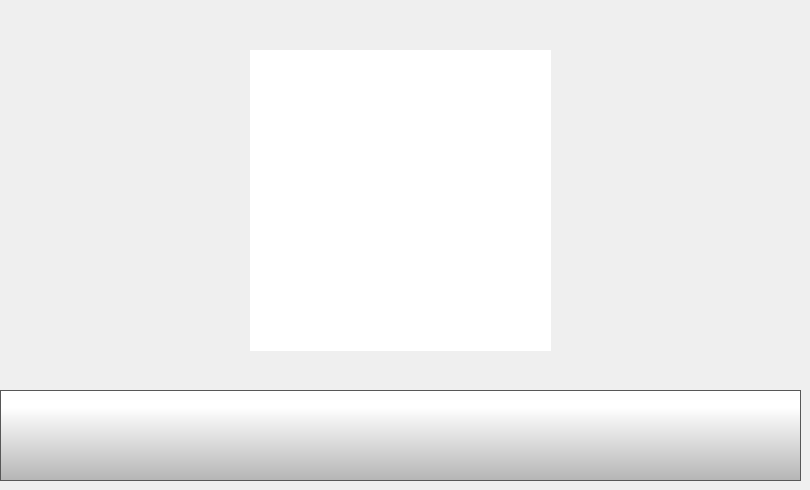
    <widget class="QWidget" name="QRCodePage">
     <widget class="QPushButton" name="QRCodeBackButton">
      <property name="geometry">
       <rect>
        <x>0</x>
        <y>390</y>
        <width>801</width>
        <height>91</height>
       </rect>
      </property>
      <property name="minimumSize">
       <size>
        <width>0</width>
        <height>0</height>
       </size>
      </property>
      <property name="font">
       <font>
        <family>Gotham Light</family>
        <pointsize>9</pointsize>
       </font>
      </property>
      <property name="styleSheet">
       <string notr="true">QPushButton {
     border: 1px solid rgb(87, 87, 87);
	background-color: qlineargradient(spread:pad, x1:0, y1:1, x2:0, y2:0.188, stop:0 rgba(180, 180, 180, 255), stop:1 rgba(255, 255, 255, 255));


}

QPushButton:pressed {
    background-color: qlineargradient(x1: 0, y1: 0, x2: 0, y2: 1,
                                      stop: 0 #dadbde, stop: 1 #f6f7fa);
}

QPushButton:flat {
    border: none; /* no border for a flat push button */
}

QPushButton:default {
    border-color: navy; /* make the default button prominent */
}</string>
      </property>
      <property name="text">
       <string/>
      </property>
      <property name="icon">
       <iconset>
        <normaloff>templates/img/arrows-4.png</normaloff>templates/img/arrows-4.png</iconset>
      </property>
      <property name="iconSize">
       <size>
        <width>50</width>
        <height>50</height>
       </size>
      </property>
      <property name="checkable">
       <bool>false</bool>
      </property>
      <property name="autoDefault">
       <bool>false</bool>
      </property>
      <property name="default">
       <bool>false</bool>
      </property>
      <property name="flat">
       <bool>false</bool>
      </property>
     </widget>
     <widget class="QLabel" name="QRCodeBackground">
      <property name="geometry">
       <rect>
        <x>250</x>
        <y>50</y>
        <width>301</width>
        <height>301</height>
       </rect>
      </property>
      <property name="styleSheet">
       <string notr="true">background-color: rgb(255, 255, 255);</string>
      </property>
      <property name="text">
       <string/>
      </property>
     </widget>
     <widget class="QLabel" name="QRCodeLabel">
      <property name="geometry">
       <rect>
        <x>250</x>
        <y>50</y>
        <width>301</width>
        <height>301</height>
       </rect>
      </property>
      <property name="styleSheet">
       <string notr="true"/>
      </property>
      <property name="text">
       <string/>
      </property>
      <property name="scaledContents">
       <bool>true</bool>
      </property>
     </widget>
     <zorder>QRCodeBackground</zorder>
     <zorder>QRCodeLabel</zorder>
     <zorder>QRCodeBackButton</zorder>
    </widget>
